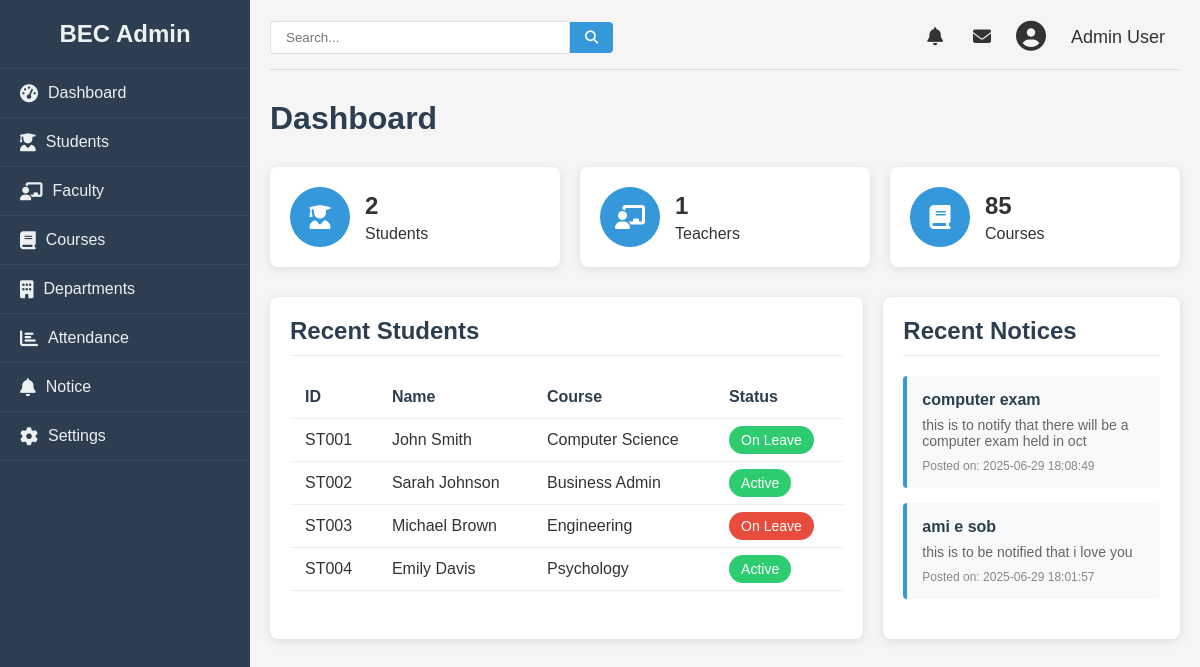
Page /admin (signed in) on the committed database.
### college/model.py (models this page shows, shortened)
class Notice(db.Model):
    id = db.Column(db.Integer, primary_key=True)
    title = db.Column(db.String(100), nullable=False)
    content = db.Column(db.String, nullable=False)
    date = db.Column(db.DateTime, nullable=False)

### college/admin/adminroute.py (the view)
@app.route("/admin", methods = ["GET", "POST"])
def admin():
    total_student = Student.query.count()
    total_faculty = Faculty.query.count()
    notices = Notice.query.order_by(desc(Notice.id)).limit(3).all()
    print(notices)
    global logged
    logged = 'user_id' in session
    if logged:
        return render_template("dash.html", total_student=total_student, total_faculty=total_faculty, notices=notices, departments=dep)
    else:
        return redirect(url_for("login"))

### college/admin/templates/dash.html (shortened to what this page needs)
{% from "macro/cmsnav.html" import cmsnav%}
{%extends "admbase.html"%}
{%block head%}
    <link rel="stylesheet" href="{{url_for('static', filename='css/styles.css')}}">
    <link rel="stylesheet" href="https://cdnjs.cloudflare.com/ajax/libs/font-awesome/6.4.0/css/all.min.css">
{%endblock%}
{%block content%}
    <div class="container" w-tid="21">
        {{cmsnav()}}
        <main class="main-content" w-tid="111">
            <header class="top-header" w-tid="113">
                <div class="search-box" w-tid="115">
                    <input type="text" placeholder="Search..." w-tid="117"/>
                    <button w-tid="119"><i class="fas fa-search" w-tid="121"></i></button>
                </div>
                <div class="user-profile" w-tid="123">
                    <span class="notification" w-tid="125"><i class="fas fa-bell" w-tid="127"></i></span>
                    <span class="message" w-tid="129"><i class="fas fa-envelope" w-tid="131"></i></span>
                    <div class="profile-img" w-tid="133">
                        <i class="fas fa-user-circle" w-tid="135"></i>
                    </div>
                    <span class="username" w-tid="137">Admin User</span>
                </div>
            </header>
            <div id="dashboard-page" class="content-section" w-tid="139">
                <div class="dashboard" w-tid="141">
                    <h1 w-tid="143">Dashboard</h1>
                    <div class="stats-cards" w-tid="145">
                        <div class="stat-card" w-tid="147">
                            <div class="stat-icon" w-tid="149"><i class="fas fa-user-graduate" w-tid="151"></i></div>
                            <div class="stat-details" w-tid="153">
                                <h3 w-tid="155">{{total_student}}</h3>
                                <p w-tid="157">Students</p>
                            </div>
                        </div>
                        <div class="stat-card" w-tid="159">
                            <div class="stat-icon" w-tid="161"><i class="fas fa-chalkboard-teacher" w-tid="163"></i></div>
                            <div class="stat-details" w-tid="165">
                                <h3 w-tid="167">{{total_faculty}}</h3>
                                <p w-tid="169">Teachers</p>
                            </div>
                        </div>
                        <div class="stat-card" w-tid="171">
                            <div class="stat-icon" w-tid="173"><i class="fas fa-book" w-tid="175"></i></div>
                            <div class="stat-details" w-tid="177">
                                <h3 w-tid="179">85</h3>
                                <p w-tid="181">Courses</p>
                            </div>
                        </div>
                    </div>
                    <div class="dashboard-widgets" w-tid="195">
                        <div class="widget recent-students" w-tid="197">
                            <h2 w-tid="199">Recent Students</h2>
                            <table w-tid="201">
                                <thead w-tid="203">
                                    <tr w-tid="205">
                                        <th w-tid="207">ID</th>
                                        <th w-tid="209">Name</th>
                                        <th w-tid="211">Course</th>
                                        <th w-tid="213">Status</th>
                                    </tr>
                                </thead>
                                <tbody w-tid="215">
                                    <tr w-tid="217">
                                        <td w-tid="219">ST001</td>
                                        <td w-tid="221">John Smith</td>
                                        <td w-tid="223">Computer Science</td>
                                        <td w-tid="225"><span class="status active" w-tid="227">On Leave</span></td>
                                    </tr>
                                    <tr w-tid="229">
                                        <td w-tid="231">ST002</td>
                                        <td w-tid="233">Sarah Johnson</td>
                                        <td w-tid="235">Business Admin</td>
                                        <td w-tid="237"><span class="status active" w-tid="239">Active</span></td>
                                    </tr>
                                    <tr w-tid="241">
                                        <td w-tid="243">ST003</td>
                                        <td w-tid="245">Michael Brown</td>
                                        <td w-tid="247">Engineering</td>
                                        <td w-tid="249"><span class="status inactive" w-tid="251">On Leave</span></td>
                                    </tr>
                                    <tr w-tid="253">
                                        <td w-tid="255">ST004</td>
                                        <td w-tid="257">Emily Davis</td>
                                        <td w-tid="259">Psychology</td>
                                        <td w-tid="261"><span class="status active" w-tid="263">Active</span></td>
                                    </tr>
                                </tbody>
                            </table>
                        </div>
                        <div class="widget notice-board" w-tid="313">
                            <h2 w-tid="315">Recent Notices</h2>
                            <div class="notice-list" w-tid="317">
                                {% for notice in notices %}
                                <div class="notice-item" w-tid="331">
                                    <h3 w-tid="333">{{ notice.title }}</h3>
                                    <p w-tid="335">{{ notice.content }}</p>
                                    <div class="notice-meta" w-tid="337">
                                        <span w-tid="341">Posted on: {{ notice.date }}</span>
                                    </div>
                                </div>
                                {% endfor %}
                            </div>
                        </div>
                    </div>
                </div>
            </div>
        </div>
{%endblock%}

### college/static/css/styles.css (style rules this page uses)
* { margin: 0; padding: 0; box-sizing: border-box; }
body { font-family: Arial, sans-serif; background-color: #f5f5f5; color: #333; }
.container { display: flex; min-height: 100vh; }
.main-content { flex: 1; padding: 20px; }
.top-header { display: flex; justify-content: space-between; align-items: center; margin-bottom: 30px; padding-bottom: 15px; border-bottom: 1px solid #ddd; }
.search-box { display: flex; align-items: center; }
.search-box input { padding: 8px 15px; border: 1px solid #ddd; border-radius: 4px 0 0 4px; width: 300px; }
.search-box button { background: #3498db; color: white; border: none; padding: 8px 15px; border-radius: 0 4px 4px 0; cursor: pointer; }
.user-profile { display: flex; align-items: center; }
.user-profile span { margin: 0 15px; font-size: 18px; cursor: pointer; }
.profile-img { font-size: 30px; margin: 0 10px; }
.dashboard h1 { margin-bottom: 30px; color: #2c3e50; }
.stats-cards { display: grid; grid-template-columns: repeat(auto-fill, minmax(240px, 1fr)); gap: 20px; margin-bottom: 30px; }
.stat-card { background: white; border-radius: 8px; padding: 20px; box-shadow: 0 2px 10px rgba(0, 0, 0, 0.1); display: flex; align-items: center; }
.stat-icon { background: #3498db; color: white; width: 60px; height: 60px; border-radius: 50%; display: flex; align-items: center; justify-content: center; font-size: 24px; margin-right: 15px; }
.stat-details h3 { font-size: 24px; margin-bottom: 5px; }
.dashboard-widgets { display: grid; grid-template-columns: 2fr 1fr; gap: 20px; }
.widget { background: white; border-radius: 8px; padding: 20px; box-shadow: 0 2px 10px rgba(0, 0, 0, 0.1); }
.widget h2 { margin-bottom: 20px; color: #2c3e50; padding-bottom: 10px; border-bottom: 1px solid #eee; }
table { width: 100%; border-collapse: collapse; }
th, td { padding: 12px 15px; text-align: left; border-bottom: 1px solid #eee; }
th { font-weight: bold; color: #2c3e50; }
.status { padding: 6px 12px; border-radius: 20px; font-size: 14px; }
.active { background-color: #2ecc71; color: white; }
.inactive { background-color: #e74c3c; color: white; }
.content-section { display: none; }
#dashboard-page { display: block; }
.notice-list { margin-bottom: 20px; }
.notice-item { background: #f8f9fa; border-left: 4px solid #3498db; padding: 15px; margin-bottom: 15px; border-radius: 4px; }
.notice-item h3 { color: #2c3e50; margin-bottom: 8px; font-size: 16px; }
.notice-item p { color: #666; font-size: 14px; margin: 0; }
.notice-meta { display: flex; justify-content: space-between; align-items: center; margin-top: 10px; font-size: 12px; color: #888; }

### rows in the picture
Notice: title "computer exam", content "this is to notify that there will be a computer exam held in oct", date "2025-06-29 18:08:49"
Notice: title "ami e sob", content "this is to be notified that i love you", date "2025-06-29 18:01:57"

### other values in the picture
{{ total_student }} "2"
{{ total_faculty }} "1"
